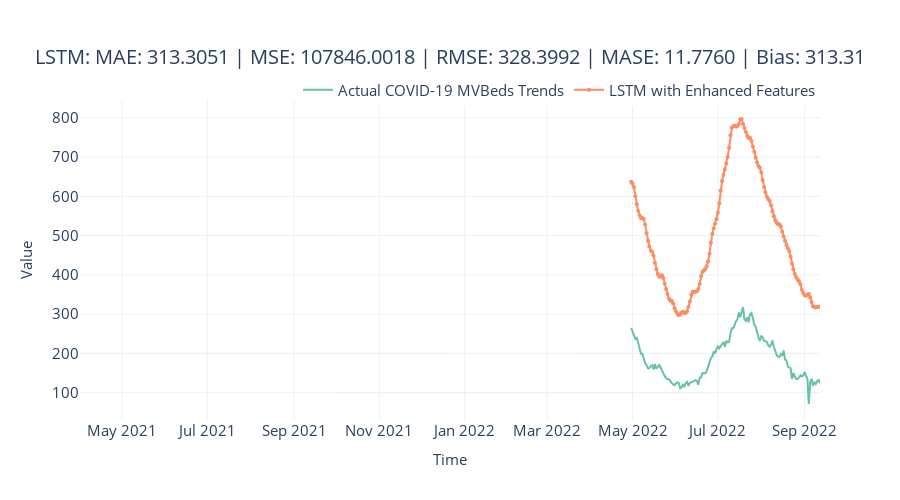

This figure's notebook cell:
### Code cell
# -----------------------------------
# Visualization
# -----------------------------------
# Create DataFrame with predictions
pred_df = pd.DataFrame({"LSTM": pred_denormalized}, index=test.index)
pred_df = test[[target]].join(pred_df)

# Plot the forecast
fig = plot_forecast(
    pred_df, 
    forecast_columns=["LSTM"], 
    forecast_display_names=["LSTM with Enhanced Features"]
)

# Define Plot Title with Metrics
title = (f"{rnn_config.rnn_type}: MAE: {metrics['MAE']:.4f} | "
         f"MSE: {metrics['MSE']:.4f} | RMSE: {metrics['RMSE']:.4f} | "
         f"MASE: {metrics['MASE']:.4f} | Bias: {metrics['Forecast Bias']:.2f}")

# Format and Display the Plot
fig = format_plot(fig, title=title)
fig.update_xaxes(type="date", range=[min_date + pd.Timedelta(days=365), max_date])
fig.show()

### Figure 1 — Plotly figure (JSON) as saved in the notebook; plotly's stock layout.template omitted (floating-point values rounded to 4 significant figures; data arrays with more than 128 entries replaced by an {"elided": "..."} marker saying what was removed)
{"data": [{"line": {"color": "rgb(102,194,165)", "width": 2}, "mode": "lines", "name": "Actual COVID-19 MVBeds Trends", "type": "scatter", "x": {"elided": "136 str values"}, "y": {"elided": "136 int values"}}, {"line": {"color": "rgb(252,141,98)", "width": 2}, "marker": {"size": 4}, "mode": "lines+markers", "name": "LSTM with Enhanced Features", "type": "scatter", "x": {"elided": "136 str values"}, "y": {"elided": "136 float values"}}], "layout": {"autosize": false, "height": 500, "legend": {"font": {"size": 15}, "orientation": "h", "title": {}, "x": 1, "xanchor": "right", "y": 0.98, "yanchor": "bottom"}, "title": {"font": {"size": 20}, "text": "LSTM: MAE: 313.3051 | MSE: 107846.0018 | RMSE: 328.3992 | MASE: 11.7760 | Bias: 313.31", "x": 0.5, "xanchor": "center", "yanchor": "top"}, "width": 900, "xaxis": {"range": ["2021-04-01T00:00:00", "2022-09-12T00:00:00"], "tickfont": {"size": 15}, "title": {"font": {"size": 15}, "text": "Time"}, "type": "date"}, "yaxis": {"tickfont": {"size": 15}, "title": {"font": {"size": 15}, "text": "Value"}}}}
